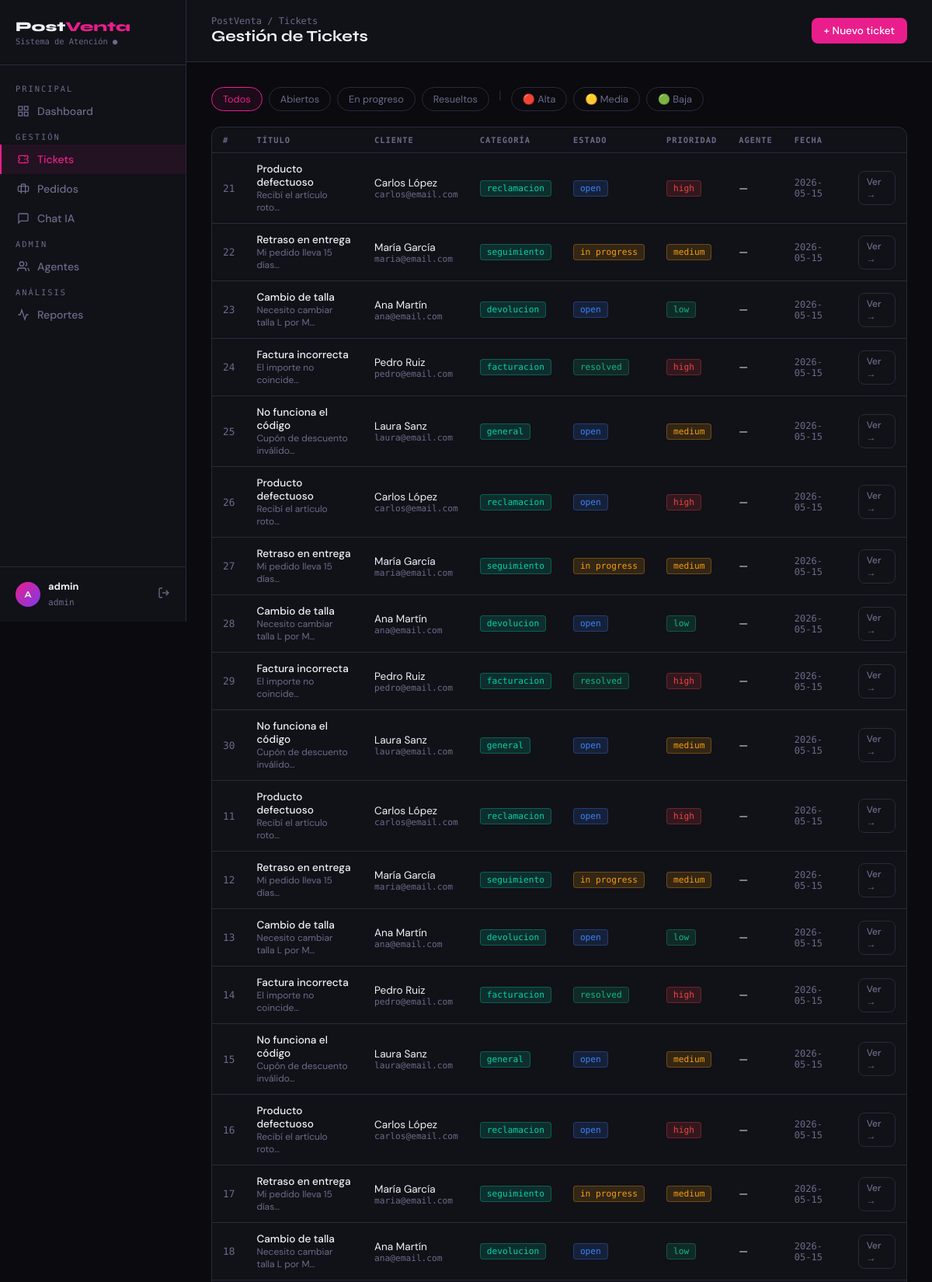
Screenshot of /tickets (signed in, upper part) with the database file from the repository.
### tables this page shows
CREATE TABLE tickets (
        id INTEGER PRIMARY KEY AUTOINCREMENT,
        title TEXT NOT NULL,
        description TEXT NOT NULL,
        status TEXT DEFAULT 'open',
        priority TEXT DEFAULT 'medium',
        category TEXT DEFAULT 'general',
        customer_name TEXT NOT NULL,
        customer_email TEXT NOT NULL,
        assigned_to INTEGER,
        created_at TIMESTAMP DEFAULT CURRENT_TIMESTAMP,
        updated_at TIMESTAMP DEFAULT CURRENT_TIMESTAMP,
        resolved_at TIMESTAMP,
        FOREIGN KEY (assigned_to) REFERENCES users(id)
    );

### app.py (the view)
@app.route('/tickets')
@login_required
def tickets():
    status = request.args.get('status','all')
    priority = request.args.get('priority','all')
    conn = get_db()
    q = "SELECT t.*, u.username as agent FROM tickets t LEFT JOIN users u ON t.assigned_to=u.id WHERE 1=1"
    params = []
    if status != 'all':
        q += " AND t.status=?"; params.append(status)
    if priority != 'all':
        q += " AND t.priority=?"; params.append(priority)
    q += " ORDER BY t.created_at DESC"
    ticket_list = conn.execute(q, params).fetchall()
    agents = conn.execute("SELECT * FROM users WHERE role IN ('agent','admin')").fetchall()
    conn.close()
    return render_template('tickets.html', tickets=ticket_list, agents=agents, status=status, priority=priority)

### app.py (called while the page is built)
def get_db():
    conn = sqlite3.connect(DB)
    conn.row_factory = sqlite3.Row
    return conn

def login_required(f):
    from functools import wraps
    @wraps(f)
    def decorated(*args, **kwargs):
        if 'user_id' not in session:
            return redirect(url_for('login'))
        return f(*args, **kwargs)
    return decorated

### templates/tickets.html (shortened to what this page needs)
{% extends "base.html" %}
{% block breadcrumb %}Tickets{% endblock %}
{% block page_title %}Gestión de Tickets{% endblock %}
{% block topbar_actions %}
<a href="{{ url_for('new_ticket') }}" class="btn btn-primary">+ Nuevo ticket</a>
{% endblock %}
{% block content %}
<div class="filters">
  <a href="{{ url_for('tickets') }}" class="filter-btn {{ 'active' if status=='all' }}">Todos</a>
  <a href="{{ url_for('tickets', status='open') }}" class="filter-btn {{ 'active' if status=='open' }}">Abiertos</a>
  <a href="{{ url_for('tickets', status='in_progress') }}" class="filter-btn {{ 'active' if status=='in_progress' }}">En progreso</a>
  <a href="{{ url_for('tickets', status='resolved') }}" class="filter-btn {{ 'active' if status=='resolved' }}">Resueltos</a>
  <span style="margin:0 4px;color:var(--border)">|</span>
  <a href="{{ url_for('tickets', priority='high') }}" class="filter-btn {{ 'active' if priority=='high' }}">🔴 Alta</a>
  <a href="{{ url_for('tickets', priority='medium') }}" class="filter-btn {{ 'active' if priority=='medium' }}">🟡 Media</a>
  <a href="{{ url_for('tickets', priority='low') }}" class="filter-btn {{ 'active' if priority=='low' }}">🟢 Baja</a>
</div>
<div class="card">
  <div class="table-wrap">
    <table>
      <thead>
        <tr>
          <th>#</th><th>Título</th><th>Cliente</th><th>Categoría</th>
          <th>Estado</th><th>Prioridad</th><th>Agente</th><th>Fecha</th><th></th>
        </tr>
      </thead>
      <tbody>
      {% for t in tickets %}
      <tr>
        <td class="font-mono text-muted">{{ t.id }}</td>
        <td>
          <div style="font-weight:500">{{ t.title[:40] }}{% if t.title|length > 40 %}…{% endif %}</div>
          <div class="text-muted" style="font-size:.75rem">{{ t.description[:50] }}…</div>
        </td>
        <td>
          <div style="font-size:.85rem">{{ t.customer_name }}</div>
          <div class="text-muted font-mono" style="font-size:.7rem">{{ t.customer_email }}</div>
        </td>
        <td><span class="badge badge-agent">{{ t.category }}</span></td>
        <td><span class="badge badge-{{ t.status }}">{{ t.status|replace('_',' ') }}</span></td>
        <td><span class="badge badge-{{ t.priority }}">{{ t.priority }}</span></td>
        <td>{{ t.agent or '—' }}</td>
        <td class="font-mono text-muted" style="font-size:.75rem">{{ t.created_at[:10] }}</td>
        <td><a href="{{ url_for('ticket_detail', tid=t.id) }}" class="btn btn-ghost btn-sm">Ver →</a></td>
      </tr>
      {% else %}
      <tr><td colspan="9"><div class="empty">No hay tickets</div></td></tr>
      {% endfor %}
      </tbody>
    </table>
  </div>
</div>
{% endblock %}

### templates/base.html (style rules this page uses)
:root { --bg: #0a0a0f; --surface: #111118; --surface2: #1a1a24; --border: #2a2a3a; --accent: #e91e8c; --accent2: #7c3aed; --accent3: #00d4aa; --text: #f0f0f8; --muted: #6b6b8a; --danger: #ef4444; --warning: #f59e0b; --success: #10b981; --info: #3b82f6; --sidebar-w: 240px; }
* { margin: 0; padding: 0; box-sizing: border-box; }
body { background: var(--bg); color: var(--text); font-family: 'DM Sans', sans-serif; min-height: 100vh; display: flex; }
.card { background: var(--surface); border: 1px solid var(--border); border-radius: 12px; overflow: hidden; }
.table-wrap { overflow-x: auto; }
table { width: 100%; border-collapse: collapse; font-size: .85rem; }
th { padding: 10px 14px; text-align: left; font-size: .65rem; text-transform: uppercase; letter-spacing: 1px; color: var(--muted); font-family: 'DM Mono'; border-bottom: 1px solid var(--border); }
td { padding: 12px 14px; border-bottom: 1px solid var(--border); vertical-align: middle; }
.badge { display: inline-flex; align-items: center; gap: 4px; padding: 3px 8px; border-radius: 4px; font-size: .7rem; font-family: 'DM Mono'; font-weight: 500; white-space: nowrap; }
.badge-open { background: rgba(59,130,246,.15); color: var(--info); border: 1px solid rgba(59,130,246,.3); }
.badge-in_progress { background: rgba(245,158,11,.15); color: var(--warning); border: 1px solid rgba(245,158,11,.3); }
.badge-resolved { background: rgba(16,185,129,.15); color: var(--success); border: 1px solid rgba(16,185,129,.3); }
.badge-high { background: rgba(239,68,68,.15); color: var(--danger); border: 1px solid rgba(239,68,68,.3); }
.badge-medium { background: rgba(245,158,11,.15); color: var(--warning); border: 1px solid rgba(245,158,11,.3); }
.badge-low { background: rgba(16,185,129,.15); color: var(--success); border: 1px solid rgba(16,185,129,.3); }
.badge-agent { background: rgba(0,212,170,.15); color: var(--accent3); border: 1px solid rgba(0,212,170,.3); }
.btn { display: inline-flex; align-items: center; gap: 6px; padding: 8px 16px; border-radius: 8px; border: none; cursor: pointer; font-family: 'DM Sans'; font-size: .85rem; font-weight: 500; text-decoration: none; transition: all .15s; }
.btn-primary { background: var(--accent); color: white; }
.btn-sm { padding: 5px 10px; font-size: .75rem; }
.btn-ghost { background: transparent; color: var(--muted); border: 1px solid var(--border); }
.filters { display: flex; gap: 8px; flex-wrap: wrap; margin-bottom: 20px; }
.filter-btn { padding: 6px 14px; border-radius: 20px; border: 1px solid var(--border); background: transparent; color: var(--muted); cursor: pointer; font-size: .8rem; font-family: 'DM Sans'; text-decoration: none; transition: all .15s; }
.filter-btn:hover, .filter-btn.active { border-color: var(--accent); color: var(--accent); background: rgba(233,30,140,.08); }
.text-muted { color: var(--muted); font-size: .8rem; }
.font-mono { font-family: 'DM Mono'; }

### rows the page displays
tickets: id "21", title "Producto defectuoso", description "Recibí el artículo roto", customer_name "Carlos López", customer_email "carlos@email.com", category "reclamacion", status "open", priority "high", agent "—", created_at "2026-05-15"
tickets: id "22", title "Retraso en entrega", description "Mi pedido lleva 15 días", customer_name "María García", customer_email "maria@email.com", category "seguimiento", status "in progress", priority "medium", agent "—", created_at "2026-05-15"
tickets: id "23", title "Cambio de talla", description "Necesito cambiar talla L por M", customer_name "Ana Martín", customer_email "ana@email.com", category "devolucion", status "open", priority "low", agent "—", created_at "2026-05-15"
tickets: id "24", title "Factura incorrecta", description "El importe no coincide", customer_name "Pedro Ruiz", customer_email "pedro@email.com", category "facturacion", status "resolved", priority "high", agent "—", created_at "2026-05-15"
tickets: id "25", title "No funciona el código", description "Cupón de descuento inválido", customer_name "Laura Sanz", customer_email "laura@email.com", category "general", status "open", priority "medium", agent "—", created_at "2026-05-15"
tickets: id "26", title "Producto defectuoso", description "Recibí el artículo roto", customer_name "Carlos López", customer_email "carlos@email.com", category "reclamacion", status "open", priority "high", agent "—", created_at "2026-05-15"
tickets: id "27", title "Retraso en entrega", description "Mi pedido lleva 15 días", customer_name "María García", customer_email "maria@email.com", category "seguimiento", status "in progress", priority "medium", agent "—", created_at "2026-05-15"
tickets: id "28", title "Cambio de talla", description "Necesito cambiar talla L por M", customer_name "Ana Martín", customer_email "ana@email.com", category "devolucion", status "open", priority "low", agent "—", created_at "2026-05-15"
tickets: id "29", title "Factura incorrecta", description "El importe no coincide", customer_name "Pedro Ruiz", customer_email "pedro@email.com", category "facturacion", status "resolved", priority "high", agent "—", created_at "2026-05-15"
tickets: id "30", title "No funciona el código", description "Cupón de descuento inválido", customer_name "Laura Sanz", customer_email "laura@email.com", category "general", status "open", priority "medium", agent "—", created_at "2026-05-15"
tickets: id "11", title "Producto defectuoso", description "Recibí el artículo roto", customer_name "Carlos López", customer_email "carlos@email.com", category "reclamacion", status "open", priority "high", agent "—", created_at "2026-05-15"
tickets: id "12", title "Retraso en entrega", description "Mi pedido lleva 15 días", customer_name "María García", customer_email "maria@email.com", category "seguimiento", status "in progress", priority "medium", agent "—", created_at "2026-05-15"
tickets: id "13", title "Cambio de talla", description "Necesito cambiar talla L por M", customer_name "Ana Martín", customer_email "ana@email.com", category "devolucion", status "open", priority "low", agent "—", created_at "2026-05-15"
tickets: id "14", title "Factura incorrecta", description "El importe no coincide", customer_name "Pedro Ruiz", customer_email "pedro@email.com", category "facturacion", status "resolved", priority "high", agent "—", created_at "2026-05-15"
tickets: id "15", title "No funciona el código", description "Cupón de descuento inválido", customer_name "Laura Sanz", customer_email "laura@email.com", category "general", status "open", priority "medium", agent "—", created_at "2026-05-15"
tickets: id "16", title "Producto defectuoso", description "Recibí el artículo roto", customer_name "Carlos López", customer_email "carlos@email.com", category "reclamacion", status "open", priority "high", agent "—", created_at "2026-05-15"
tickets: id "17", title "Retraso en entrega", description "Mi pedido lleva 15 días", customer_name "María García", customer_email "maria@email.com", category "seguimiento", status "in progress", priority "medium", agent "—", created_at "2026-05-15"
tickets: id "18", title "Cambio de talla", description "Necesito cambiar talla L por M", customer_name "Ana Martín", customer_email "ana@email.com", category "devolucion", status "open", priority "low", agent "—", created_at "2026-05-15"

### other values shown
{{ session.username[0]|upper if session.username }} "A"
{{ session.username }} "admin"
{{ session.role }} "admin"
